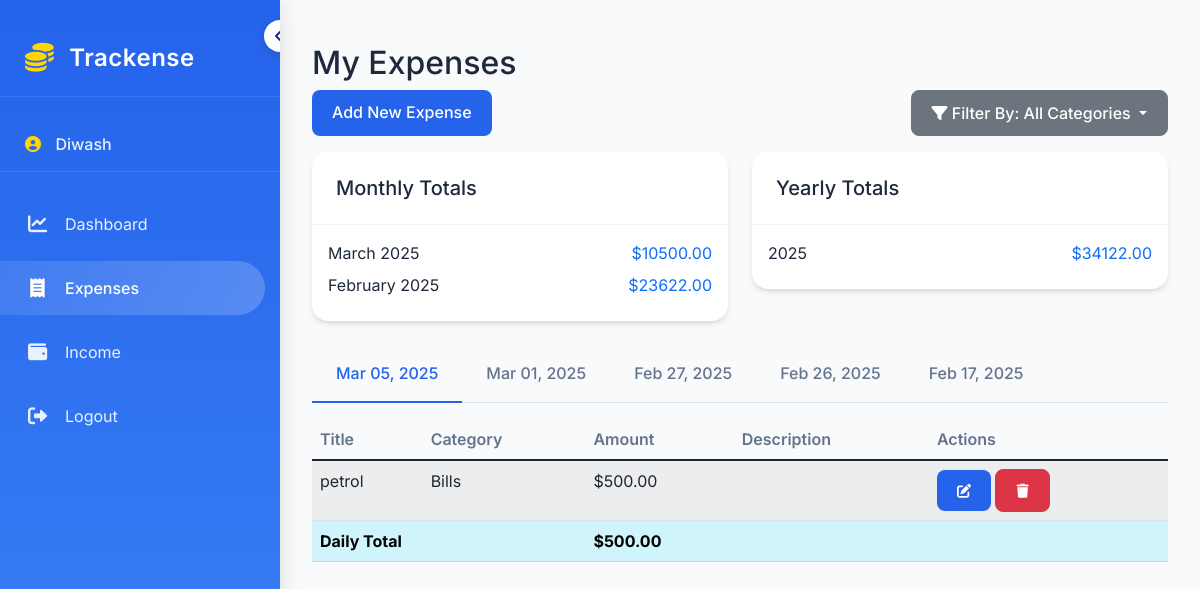
The app's page /expenses/ (signed in) with its own data.
### trackense/models.py (models this page shows, shortened)
class Expense(models.Model):
    CATEGORY_CHOICES = [
        ('Food', 'Food'),
        ('Travel', 'Travel'),
        ('Shopping', 'Shopping'),
        ('Entertainment', 'Entertainment'),
        ('Bills', 'Bills'),
        ('Other', 'Other'),
    ]
    CATEGORY_ICONS = {
        'Food': 'fas fa-utensils',
        'Travel': 'fas fa-plane',
        'Shopping': 'fas fa-shopping-cart',
        'Entertainment': 'fas fa-film',
        'Bills': 'fas fa-file-invoice-dollar',
        'Other': 'fas fa-box',
    }
    title = models.CharField(max_length=100)
    amount = models.DecimalField(max_digits=10, decimal_places=2)
    category = models.CharField(max_length=20, choices=CATEGORY_CHOICES)
    date = models.DateField()
    description = models.TextField(blank=True)
    user = models.ForeignKey(User, on_delete=models.CASCADE)
    created_at = models.DateTimeField(auto_now_add=True)
    class Meta:
        ordering = ['-date', '-created_at']

### trackense/views.py (the view)
# urls.py: path('expenses/', views.expense_list, name='expense_list'),
@login_required
def expense_list(request):
    expenses = Expense.objects.filter(user=request.user).order_by('-date')
    category = request.GET.get('category')
    if category:
        expenses = expenses.filter(category=category)
    monthly_totals = expenses.annotate(
        month=TruncMonth('date')
    ).values('month').annotate(
        total=Sum('amount')
    ).order_by('-month')
    yearly_totals = expenses.annotate(
        year=TruncYear('date')
    ).values('year').annotate(
        total=Sum('amount')
    ).order_by('-year')
    grouped_expenses = {}
    date_totals = {}
    for expense in expenses:
        date = expense.date
        if date not in grouped_expenses:
            grouped_expenses[date] = []
        grouped_expenses[date].append(expense)
        if date not in date_totals:
            date_totals[date] = 0
        date_totals[date] += float(expense.amount)
    context = {
        'grouped_expenses': grouped_expenses,
        'totals': date_totals,
        'monthly_totals': monthly_totals,
        'yearly_totals': yearly_totals,
        'expense_categories': Expense.CATEGORY_CHOICES,
        'income_categories': Income.CATEGORY_CHOICES,
        'selected_category': category,
    }
    return render(request, 'trackense/expense_list.html', context)

### trackense/templatetags/custom_tags.py (called while the page is built)
@register.filter
def get_item(dictionary, key):
    if isinstance(dictionary, dict):
        return dictionary.get(key, '')
    return ''

### trackense/templates/trackense/expense_list.html (shortened to what this page needs)
{% extends 'base.html' %}
{% load custom_tags %}
{% block content %}
<div class="container mt-4 fade-in">
    <h2>My Expenses</h2>
    <div class="d-flex justify-content-between mb-3">
        <a href="{% url 'trackense:add_expense' %}" class="btn btn-primary">Add New Expense</a>
        <form method="get" class="d-flex">
            <div class="dropdown">
                <button class="btn btn-secondary dropdown-toggle" type="button" id="categoryDropdown" data-bs-toggle="dropdown" aria-expanded="false">
                    <i class="fas fa-filter"></i> Filter By:
                    {% if selected_category %}
                        {{ selected_category|get_item:expense_categories }}
                    {% else %}
                        All Categories
                    {% endif %}
                </button>
            </div>
        </form>
    </div>
    {% if not grouped_expenses %}
        <div class="alert alert-info">
            No expenses found. Add your first expense using the button above!
        </div>
    {% else %}
        <div class="row mb-4">
            <div class="col-md-6">
                <div class="card">
                    <div class="card-header">
                        <h5 class="mb-0">Monthly Totals</h5>
                    </div>
                    <div class="card-body">
                        {% for monthly in monthly_totals|slice:":3" %}
                            <div class="d-flex justify-content-between align-items-center mb-2">
                                <span>{{ monthly.month|date:"F Y" }}</span>
                                <span class="text-primary">${{ monthly.total|floatformat:2 }}</span>
                            </div>
                        {% endfor %}
                    </div>
                </div>
            </div>
            <div class="col-md-6">
                <div class="card">
                    <div class="card-header">
                        <h5 class="mb-0">Yearly Totals</h5>
                    </div>
                    <div class="card-body">
                        {% for yearly in yearly_totals %}
                            <div class="d-flex justify-content-between align-items-center mb-2">
                                <span>{{ yearly.year|date:"Y" }}</span>
                                <span class="text-primary">${{ yearly.total|floatformat:2 }}</span>
                            </div>
                        {% endfor %}
                    </div>
                </div>
            </div>
        </div>
        {% if grouped_expenses %}
            <ul class="nav nav-tabs" id="expenseTabs" role="tablist">
                {% for date, expenses in grouped_expenses.items %}
                    <li class="nav-item" role="presentation">
                        <button class="nav-link {% if forloop.first %}active{% endif %}"
                                id="tab-{{ date|date:'Y-m-d' }}"
                                data-bs-toggle="tab"
                                data-bs-target="#content-{{ date|date:'Y-m-d' }}"
                                type="button"
                                role="tab">
                            {{ date|date:"M d, Y" }}
                        </button>
                    </li>
                {% endfor %}
            </ul>
            <div class="tab-content" id="expenseTabsContent">
                {% for date, expenses in grouped_expenses.items %}
                    <div class="tab-pane fade {% if forloop.first %}show active{% endif %}"
                         id="content-{{ date|date:'Y-m-d' }}"
                         role="tabpanel">
                        <div class="table-responsive mt-3">
                            <table class="table table-striped">
                                <thead>
                                    <tr>
                                        <th>Title</th>
                                        <th>Category</th>
                                        <th>Amount</th>
                                        <th>Description</th>
                                        <th>Actions</th>
                                    </tr>
                                </thead>
                                <tbody>
                                    {% for expense in expenses %}
                                        <tr>
                                            <td>{{ expense.title }}</td>
                                            <td>{{ expense.category }}</td>
                                            <td>${{ expense.amount|floatformat:2 }}</td>
                                            <td>{{ expense.description }}</td>
                                            <td>
                                                <a href="{% url 'trackense:edit_expense' expense.pk %}" class="btn btn-sm btn-primary">
                                                    <i class="fas fa-edit"></i>
                                                </a>
                                                <button class="btn btn-sm btn-danger"
                                                        onclick="confirmDelete('{% url 'trackense:delete_expense' expense.pk %}')">
                                                    <i class="fas fa-trash"></i>
                                                </button>
                                            </td>
                                        </tr>
                                    {% endfor %}
                                    <tr class="table-info">
                                        <td colspan="2"><strong>Daily Total</strong></td>
                                        <td colspan="3"><strong>${{ totals|get_item:date|floatformat:2 }}</strong></td>
                                    </tr>
                                </tbody>
                            </table>
                        </div>
                    </div>
                {% endfor %}
            </div>
        {% endif %}
    {% endif %}
</div>
{% endblock %}

### templates/base.html (shortened to what this page needs)
<!DOCTYPE html>
<html lang="en">
<head>
    {% load static %}
    <link href="https://cdn.jsdelivr.net/npm/bootstrap@5.1.3/dist/css/bootstrap.min.css" rel="stylesheet">
    <link href="https://cdnjs.cloudflare.com/ajax/libs/font-awesome/6.0.0-beta3/css/all.min.css" rel="stylesheet">
    <link href="{% static 'css/custom.css' %}" rel="stylesheet">
</head>
<body>
    {% block body %}
    <nav class="sidebar" id="sidebar" aria-expanded="true">
        <button class="toggle-btn"
                type="button"
                aria-label="Collapse Sidebar"
                title="Toggle Sidebar">
            <i class="fas fa-chevron-left" id="toggle-icon"></i>
        </button>
        <div class="brand-section">
            <a href="{% url 'trackense:dashboard' %}" title="Trackense">
                <i class="fas fa-coins"></i>
                <span>Trackense</span>
            </a>
        </div>
        {% if user.is_authenticated %}
        <div class="user-section">
            <i class="fas fa-user-circle"></i>
            <span>{{ user.username }}</span>
        </div>
        {% endif %}
        <div class="nav flex-column">
            <a class="nav-link {% if request.resolver_match.url_name == 'dashboard' %}active{% endif %}"
               href="{% url 'trackense:dashboard' %}"
               title="Dashboard">
                <i class="fas fa-chart-line"></i>
                <span>Dashboard</span>
            </a>
            <a class="nav-link {% if request.resolver_match.url_name == 'expense_list' %}active{% endif %}"
               href="{% url 'trackense:expense_list' %}"
               title="Expenses">
                <i class="fas fa-receipt"></i>
                <span>Expenses</span>
            </a>
            <a class="nav-link {% if request.resolver_match.url_name == 'income_list' %}active{% endif %}"
               href="{% url 'trackense:income_list' %}"
               title="Income">
                <i class="fas fa-wallet"></i>
                <span>Income</span>
            </a>
            {% if user.is_authenticated %}
                <form method="post" action="{% url 'logout' %}" class="mt-auto">
                    <button type="submit" class="nav-link border-0 bg-transparent w-100 text-start" title="Logout">
                        <i class="fas fa-sign-out-alt"></i>
                        <span>Logout</span>
                    </button>
                </form>
            {% endif %}
        </div>
    </nav>
    <main class="main-content" id="main-content">
        {% block content %}
        {% endblock %}
    </main>
    {% endblock %}
</body>
</html>

### static/css/custom.css (style rules this page uses)
:root { --primary-color: #2563eb; --secondary-color: #3b82f6; --success-color: #10b981; --danger-color: #ef4444; --background-color: #f8fafc; --card-background: #ffffff; --text-primary: #1e293b; --text-secondary: #64748b; }
body { background-color: var(--background-color); color: var(--text-primary); font-family: 'Inter', sans-serif; }
html, body { height: 100%; margin: 0; padding: 0; }
.sidebar { height: 100vh; background: linear-gradient(180deg, var(--primary-color) 0%, var(--secondary-color) 100%); padding-top: 20px; position: fixed; left: 0; width: 280px; transition: all 0.4s cubic-bezier(0.4, 0, 0.2, 1); box-shadow: 2px 0 20px rgba(0, 0, 0, 0.1); backdrop-filter: blur(10px); z-index: 1000; overflow-x: hidden; transform: translateX(0); }
.sidebar .nav-link { color: rgba(255, 255, 255, 0.9); padding: 15px 25px; display: flex; align-items: center; gap: 15px; white-space: nowrap; transition: all 0.3s; border-radius: 0 30px 30px 0; margin: 5px 0; margin-right: 15px; }
.sidebar .nav-link i { font-size: 1.2rem; min-width: 25px; text-align: center; transition: transform 0.3s; }
.sidebar .nav-link.active { background: linear-gradient(90deg, rgba(255, 255, 255, 0.1) 0%, rgba(255, 255, 255, 0.2) 100%); color: #fff; font-weight: 500; }
.sidebar .nav-link span { opacity: 1; transition: opacity 0.3s ease, transform 0.3s ease; transform: translateX(0); }
.sidebar .nav-link span, .sidebar .brand-section span, .sidebar .user-section span { opacity: 1; transition: all 0.3s ease; white-space: nowrap; }
.brand-section { padding: 20px 25px; border-bottom: 1px solid rgba(255, 255, 255, 0.1); margin-bottom: 20px; }
.brand-section a { color: #fff; text-decoration: none; font-size: 1.5rem; display: flex; align-items: center; gap: 15px; font-weight: 600; letter-spacing: 0.5px; }
.brand-section i { font-size: 1.8rem; color: #ffd700; }
.main-content { margin-left: 280px; padding: 20px; transition: margin-left 0.3s ease; width: calc(100% - 280px); }
.toggle-btn { position: absolute; right: -16px; top: 20px; background: #ffffff; color: #1a237e; border: none; border-radius: 50%; width: 32px; height: 32px; display: flex; align-items: center; justify-content: center; cursor: pointer; z-index: 1001; transition: all 0.3s cubic-bezier(0.4, 0, 0.2, 1); box-shadow: 0 2px 10px rgba(0, 0, 0, 0.15); left: auto; transform: rotate(0); transition: transform 0.4s cubic-bezier(0.4, 0, 0.2, 1); }
.toggle-btn i { transition: transform 0.4s cubic-bezier(0.4, 0, 0.2, 1); }
.sidebar .user-section { padding: 15px 25px; margin-bottom: 20px; border-bottom: 1px solid rgba(255, 255, 255, 0.1); }
.sidebar .user-section i { color: #ffd700; margin-right: 10px; }
.sidebar .user-section span { color: rgba(255, 255, 255, 0.9); font-weight: 500; }
.fade-in { animation: fadeIn 0.5s ease-out; }
.card { border: none; border-radius: 1rem; background: var(--card-background); box-shadow: 0 4px 6px -1px rgb(0 0 0 / 0.1), 0 2px 4px -2px rgb(0 0 0 / 0.1); transition: all 0.3s ease; }
.card-header { background: transparent; border-bottom: 1px solid rgba(0, 0, 0, 0.05); padding: 1.5rem; }
.card-body { padding: 1.5rem; }
.btn { padding: 0.625rem 1.25rem; border-radius: 0.5rem; font-weight: 500; transition: all 0.3s ease; }
.btn-primary { background: var(--primary-color); border: none; }
.table { margin: 0; }
.table th { border-top: none; font-weight: 600; color: var(--text-secondary); }
.nav-tabs .nav-link { border: none; color: var(--text-secondary); padding: 1rem 1.5rem; font-weight: 500; transition: all 0.3s ease; }
.nav-tabs .nav-link.active { color: var(--primary-color); border-bottom: 2px solid var(--primary-color); background: transparent; }
@media (max-width: 1200px) { .card-body { padding: 1rem; } }

### records on screen
Expense: date "Mar 05, 2025", title "petrol", category "Bills", amount "500.00", date "500.00"
Expense: date "Mar 01, 2025"
Expense: date "Feb 27, 2025"
Expense: date "Feb 26, 2025"
Expense: date "Feb 17, 2025"

### other values on screen
{{ user.username }} "Diwash"
{{ monthly.month|date:"F Y" }} "March 2025" "February 2025"
{{ monthly.total|floatformat:2 }} "10500.00" "23622.00"
{{ yearly.year|date:"Y" }} "2025"
{{ yearly.total|floatformat:2 }} "34122.00"
